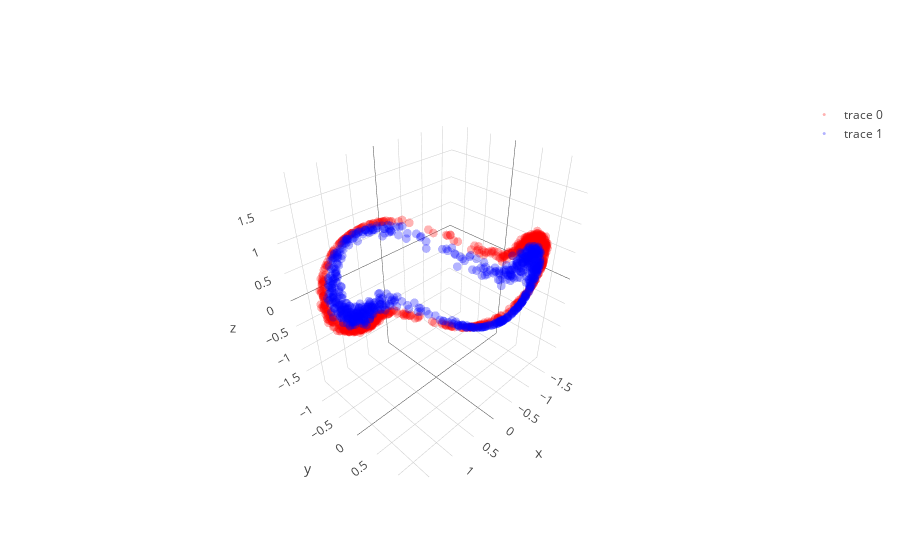

Here is the notebook cell this chart was saved with:
### Code cell
learning_rate = 0.0008; beta1=0.999; beta2=0.999; adam_e = 1e-8 

l1 = PCA_layer(2,3)
l1b= batch_norm()
l2 = PCA_layer(3,3)
l2b= batch_norm()
l3 = PCA_layer(3,2)

mini_batch_size    = 20
training_iteration = 500

copyX = np.copy(X)
for iter in range(training_iteration):

    copyX = shuffle(copyX)
    for current_batch_index in range(0,len(X),mini_batch_size):
        current_batch = copyX[current_batch_index:current_batch_index+mini_batch_size]
        layer1,layer1_var = l1.feed_non(current_batch,1)
        layer1bn = l1b.feed(layer1)
        layer2,layer2_var = l2.feed_non(layer1bn,1)
        layer2bn = l2b.feed(layer2)
        layer3,layer3_var = l3.feed_linear(layer2bn)

        sys.stdout.write("Iter: " + str(iter) + " " + str(layer1_var.mean() + layer2_var.mean() + layer3_var.mean()) + '\r')
        sys.stdout.flush()
        
        grad3 = l3.back_linear()
        grad2bn = l2b.back(grad3)
        grad2 = l2.back_non(grad2bn,cancel=0,sign_value=-1)
        grad1bn = l1b.back(grad2)
        grad1 = l1.back_non(grad1bn,cancel=0,sign_value=-1)
   
layer1,layer1_var = l1.feed_non(X,0)
layer1bn = l1b.feed(layer1)
layer2,layer2_var = l2.feed_non(layer1bn,0)
layer2bn = l2b.feed(layer2)
layer3,layer3_var = l3.feed_linear(layer2bn)

trace1 = go.Scatter3d(
    x=layer2bn[y==0,0],
    y=layer2bn[y==0,1],
    z=layer2bn[y==0,2],
    mode='markers',
    line=dict(color='red',width=0.5),
    marker=dict(size=3,opacity=0.3)
)
trace2 = go.Scatter3d(
    x=layer2bn[y==1,0],
    y=layer2bn[y==1,1],
    z=layer2bn[y==1,2],
    mode='markers',
    line=dict(color='blue',width=0.5),
    marker=dict(size=3,opacity=0.3)
)
data = [trace1,trace2]
fig  = go.Figure(data=data)
iplot(fig)

plt.figure(figsize=(8,6))
plt.scatter(layer3[y==0, 0], layer3[y==0, 1], color='red', alpha=0.5)
plt.scatter(layer3[y==1, 0], layer3[y==1, 1], color='blue', alpha=0.5)
plt.show()

### Figure 1 — Plotly figure (JSON) as saved in the notebook; plotly's stock layout.template omitted (floating-point values rounded to 4 significant figures; data arrays with more than 128 entries replaced by an {"elided": "..."} marker saying what was removed)
{"data": [{"line": {"color": "red", "width": 0.5}, "marker": {"opacity": 0.3, "size": 3}, "mode": "markers", "type": "scatter3d", "uid": "7257289b-38ec-45ae-8c0e-5712b541a30e", "x": {"elided": "750 float values"}, "y": {"elided": "750 float values"}, "z": {"elided": "750 float values"}}, {"line": {"color": "blue", "width": 0.5}, "marker": {"opacity": 0.3, "size": 3}, "mode": "markers", "type": "scatter3d", "uid": "c8842cb4-e883-4dc3-b895-bc293dd0bf4c", "x": {"elided": "750 float values"}, "y": {"elided": "750 float values"}, "z": {"elided": "750 float values"}}], "layout": {}}
